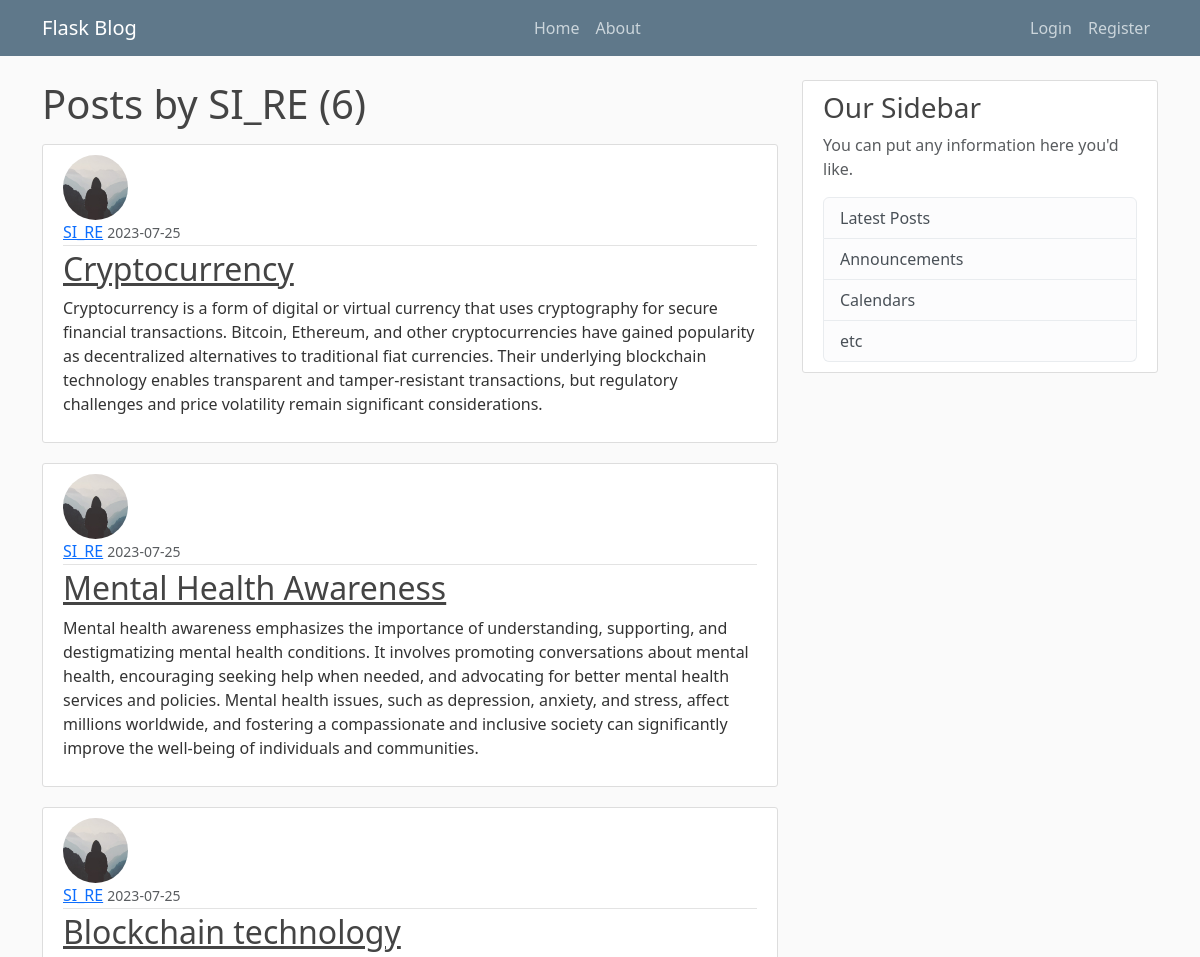
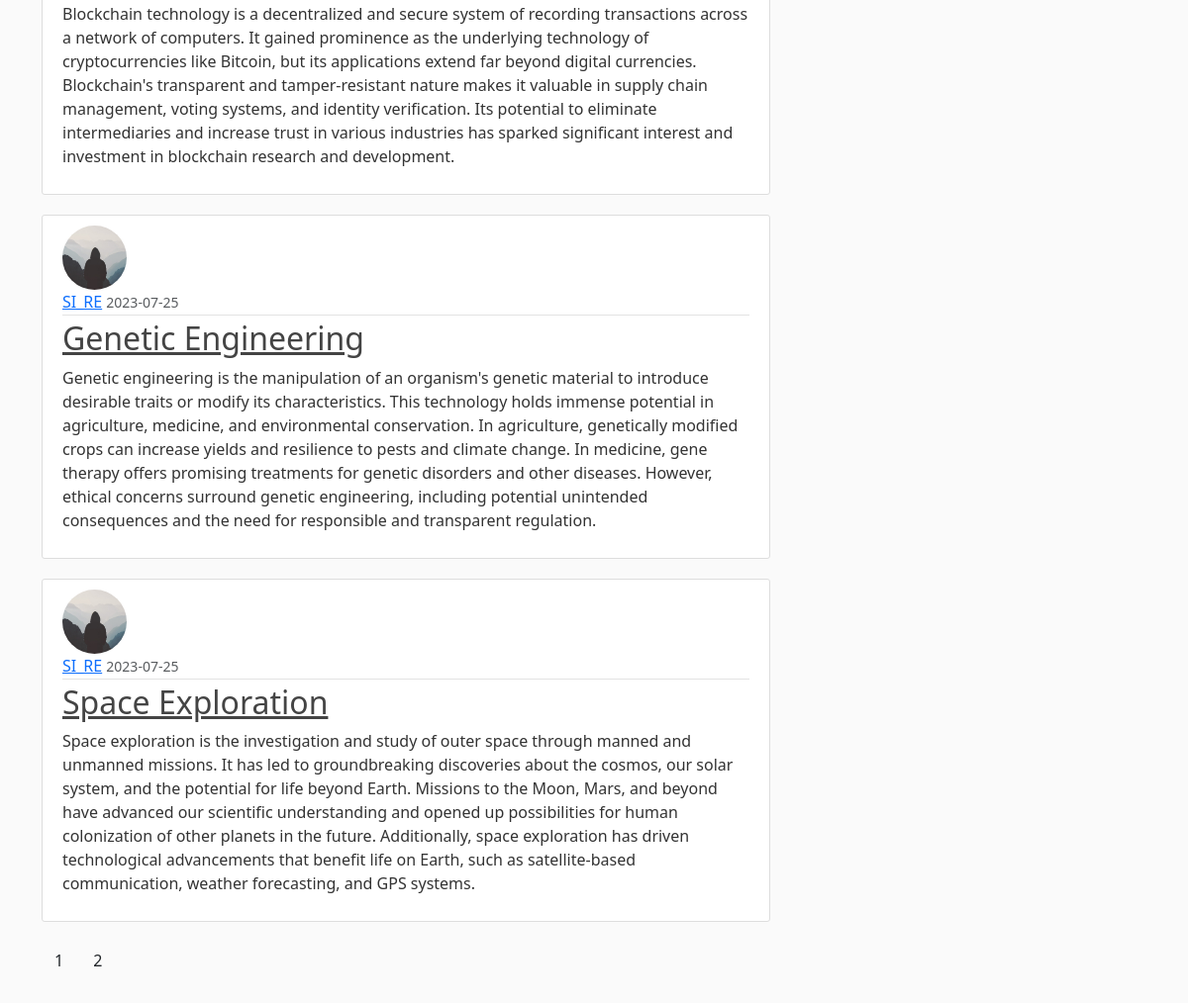
Page /user/SI_RE on the committed database (2 pictures, top to bottom).
### FlaskBlog/models.py (models this page shows, shortened)
class User(db.Model, UserMixin):
    id = db.Column(db.Integer, primary_key=True)
    username = db.Column(db.String(20), unique=True, nullable=False)
    email = db.Column(db.String(120), unique=True, nullable=False)
    image_file = db.Column(db.String(20), nullable=False, default='default.jpg')
    password = db.Column(db.String(60), nullable=False)
    posts = db.relationship('Post', backref='author', lazy=True)

class Post(db.Model):
    id = db.Column(db.Integer, primary_key=True)
    title = db.Column(db.String(100), nullable=False)
    date_posted = db.Column(db.DateTime, nullable=False, default=datetime.utcnow)
    content = db.Column(db.Text, nullable=False)
    user_id = db.Column(db.Integer, db.ForeignKey('user.id'), nullable=False)

### FlaskBlog/routes.py (the view)
@app.route("/user/<string:username>")
def user_posts(username):
    page = request.args.get('page', 1, type=int)
    user = User.query.filter_by(username=username).first_or_404()
    posts = Post.query.filter_by(author=user)\
        .order_by(Post.date_posted.desc())\
        .paginate(page=page, per_page=5)
    return render_template('user_posts.html', posts=posts, user=user)

### FlaskBlog/templates/user_posts.html
{% extends "layout.html" %}
{% block content %}
    <h1 class="mb-3">Posts by {{ user.username }} ({{ posts.total }}) </h1>
    {% for post in posts.items %}
        <article class="media content-section">
          <img class="rounded-circle article-img" src="{{ url_for('static', filename='profile_pic/' + post.author.image_file) }}">
          <div class="media-body">
            <div class="article-metadata">
              <a class="mr-2" href="{{ url_for('user_post', username=post.author.username) }}">{{ post.author.username }}</a>
              <small class="text-muted">{{ post.date_posted.strftime('%Y-%m-%d') }}</small>
            </div>
            <h2><a class="article-title" href="{{ url_for('post', post_id=post.id) }}">{{ post.title }}</a></h2>
            <p class="article-content">{{ post.content }}</p>
          </div>
        </article>
    {% endfor %}
    {% for page_num in posts.iter_pages(left_edge=1, right_edge=1, left_current=1, right_current=2) %}
        {% if page_num %}
            {% if posts.Page == page_num %}
                <a class="btn btn-info mb-4" href="{{ url_for('user_posts',username=user.username, page=page_num) }}">{{ page_num }}</a>
            {% else%}
                <a class="btn btn-outline info mb-4" href="{{ url_for('user_post',username=user.username, page=page_num) }}">{{ page_num }}</a>
            {% endif %}
        {% else%}
            ...
        {% endif %}
    {% endfor %}
{% endblock content %}

### FlaskBlog/static/main.css (style rules this page uses)
body { background: #fafafa; color: #333333; margin-top: 5rem; }
h1, h2, h3, h4, h5, h6 { color: #444444; }
.content-section { background: #ffffff; padding: 10px 20px; border: 1px solid #dddddd; border-radius: 3px; margin-bottom: 20px; }
.article-title { color: #444444; }
.article-content { white-space: pre-line; }
.article-img { height: 65px; width: 65px; margin-right: 16px; }
.article-metadata { padding-bottom: 1px; margin-bottom: 4px; border-bottom: 1px solid #e3e3e3 }

### rows in the picture
User: username "SI_RE"
Post: image_file (placeholder picture), author.username "SI_RE", date_posted "2023-07-25", title "Cryptocurrency", content "Cryptocurrency is a form of digital or virtual currency that uses cryptography for secure financial transactions. Bitcoin, Ethereum, and other cryptocurrencies have gained popularity as decentralized alternatives to traditional fiat currencies. Their underlying blockchain technology enables transparent and tamper-resistant transactions, but regulatory challenges and price volatility remain significant considerations."
Post: image_file (placeholder picture), author.username "SI_RE", date_posted "2023-07-25", title "Mental Health Awareness", content "Mental health awareness emphasizes the importance of understanding, supporting, and destigmatizing mental health conditions. It involves promoting conversations about mental health, encouraging seeking help when needed, and advocating for better mental health services and policies. Mental health issues, such as depression, anxiety, and stress, affect millions worldwide, and fostering a compassionate and inclusive society can significantly improve the well-being of individuals and communities."
Post: image_file (placeholder picture), author.username "SI_RE", date_posted "2023-07-25", title "Blockchain technology", content "Blockchain technology is a decentralized and secure system of recording transactions across a network of computers. It gained prominence as the underlying technology of cryptocurrencies like Bitcoin, but its applications extend far beyond digital currencies. Blockchain's transparent and tamper-resistant nature makes it valuable in supply chain management, voting systems, and identity verification. Its potential to eliminate intermediaries and increase trust in various industries has sparked significant interest and investment in blockchain research and development."
Post: image_file (placeholder picture), author.username "SI_RE", date_posted "2023-07-25", title "Genetic Engineering", content "Genetic engineering is the manipulation of an organism's genetic material to introduce desirable traits or modify its characteristics. This technology holds immense potential in agriculture, medicine, and environmental conservation. In agriculture, genetically modified crops can increase yields and resilience to pests and climate change. In medicine, gene therapy offers promising treatments for genetic disorders and other diseases. However, ethical concerns surround genetic engineering, including potential unintended consequences and the need for responsible and transparent regulation."
Post: image_file (placeholder picture), author.username "SI_RE", date_posted "2023-07-25", title "Space Exploration", content "Space exploration is the investigation and study of outer space through manned and unmanned missions. It has led to groundbreaking discoveries about the cosmos, our solar system, and the potential for life beyond Earth. Missions to the Moon, Mars, and beyond have advanced our scientific understanding and opened up possibilities for human colonization of other planets in the future. Additionally, space exploration has driven technological advancements that benefit life on Earth, such as satellite-based communication, weather forecasting, and GPS systems."

### other values in the picture
{{ posts.total }} "6"
{{ page_num }} "1" "2"
